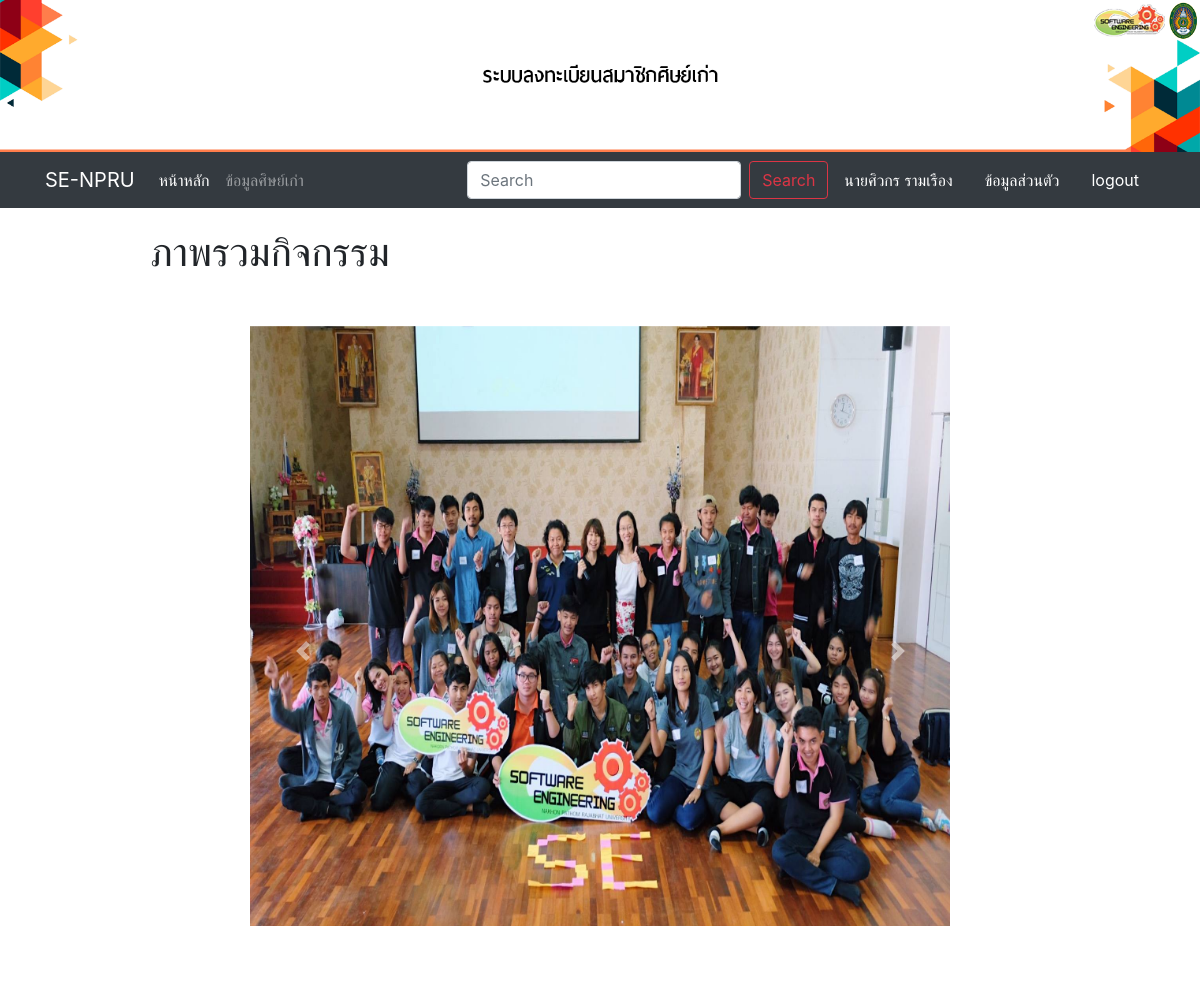
Screenshot of /indexaf.php (signed in) with the database file from the repository.
### tables this page shows
CREATE TABLE `info` (
  `a_id` int(11) NOT NULL,
  `title` varchar(10) NOT NULL,
  `fname` varchar(60) NOT NULL,
  `lname` varchar(60) NOT NULL,
  `idcard` char(13) NOT NULL,
  `sex` varchar(10) NOT NULL,
  `date` date NOT NULL,
  `job` varchar(100) NOT NULL,
  `tel` varchar(10) NOT NULL,
  `face` varchar(100) NOT NULL,
  `email` varchar(100) NOT NULL,
  `password` varchar(30) NOT NULL,
  `image` varchar(155) NOT NULL
);

### navaf.php (the view, shortened to what this page needs)
<nav class="navbar navbar-expand-lg navbar-dark bg-dark">
  <div class="container">
    <a class="navbar-brand" href="#">SE-NPRU</a>
    <div class="collapse navbar-collapse" id="navbarText">
      <ul class="navbar-nav mr-auto">
        <li class="nav-item active">
          <a class="nav-link" href="indexaf.php">หน้าหลัก<span class="sr-only">(current)</span></a>
        </li>
        <li class="nav-item">
          <a class="nav-link" href="list.php">ข้อมูลศิษย์เก่า</a>
        </li>
      </ul>
      <form class="form-inline my-2 my-lg-0" action="showsearch.php">
        <input class="form-control mr-sm-2" type="search" placeholder="Search" aria-label="Search" name="search" id="search">
        <button class="btn btn-outline-danger my-2 my-sm-0" type="submit">Search</button>
      </form>
      <?php
      if (isset($_SESSION["email"])) {
        require_once('connect.php');
        $id = $_SESSION['email'];
        $sql = "SELECT * FROM `info` WHERE email = '$id'";
        $stmt = $conn->query($sql);
        $result = $stmt->fetch(PDO::FETCH_ASSOC);
        echo '<a class="nav-link" style="color: white;">' . $result['title'], $result['fname'] . '&nbsp;' . $result['lname'] . '</a>';
        echo '<a href="info.php" class="nav-link" style="color: white;">ข้อมูลส่วนตัว</a>';
        echo '<a href="logout.php" class="nav-link" style="color: white;">logout</a>';
      } else {
        header("location:login.php");
      }
      ?>
    </div>
  </div>
</nav>

### rows the page displays
info: title "นาย", fname "ศิวกร", lname "รามเรือง"
